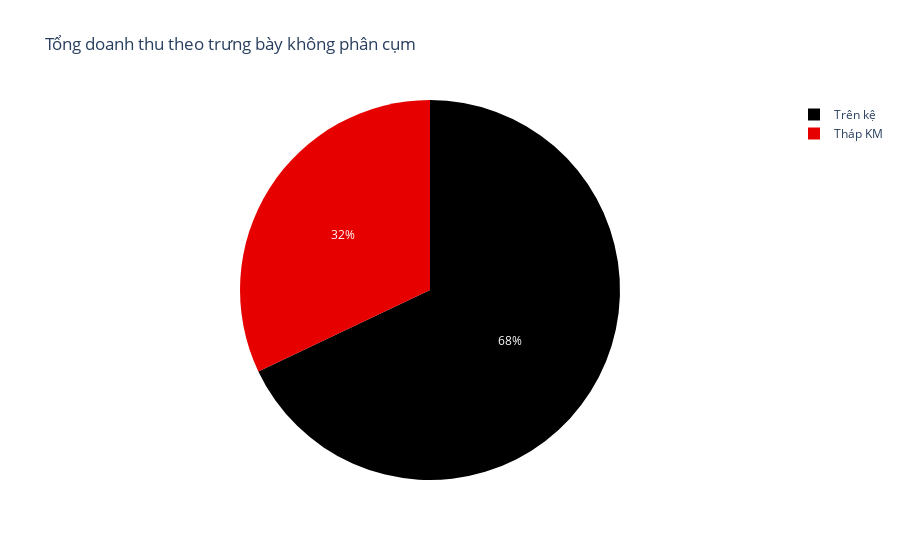

Notebook code for this chart:
### Code cell
fig = px.pie(df_doanhthu_trungbay_noclust, values='Tổng doanh thu', names='Trưng bày', title='Tổng doanh thu theo trưng bày không phân cụm',color_discrete_sequence=px.colors.sequential.Hot)
fig.show();

### Figure 1 — Plotly figure (JSON) as saved in the notebook; plotly's stock layout.template omitted (floating-point values rounded to 4 significant figures)
{"data": [{"domain": {"x": [0, 1], "y": [0, 1]}, "hovertemplate": "Trưng bày=%{label}<br>Tổng doanh thu=%{value}<extra></extra>", "labels": ["Tháp KM", "Trên kệ"], "legendgroup": "", "name": "", "showlegend": true, "type": "pie", "values": [9056000000.0, 19200000000.0]}], "layout": {"legend": {"tracegroupgap": 0}, "piecolorway": ["rgb(0,0,0)", "rgb(230,0,0)", "rgb(255,210,0)", "rgb(255,255,255)"], "title": {"text": "Tổng doanh thu theo trưng bày không phân cụm"}}}
